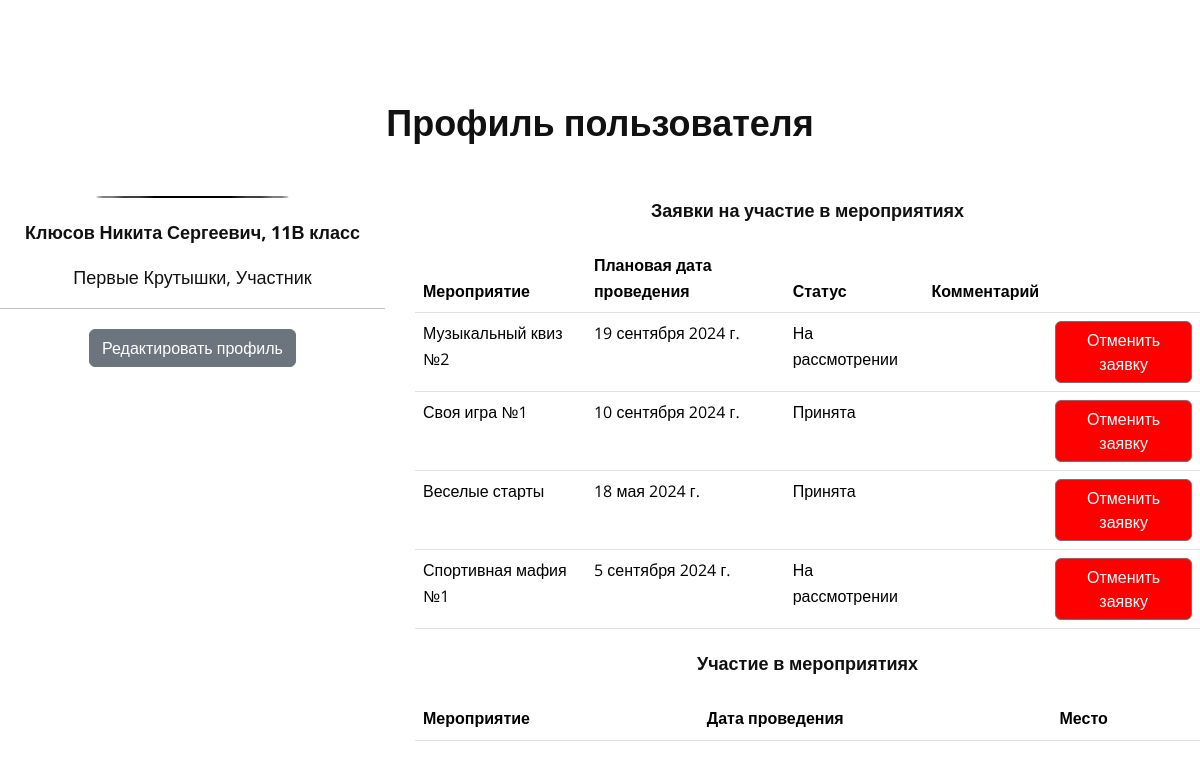
Screenshot of /profile/ (signed in) with the database file from the repository.
### Diplom/models.py (models this page shows, shortened)
class Profile(models.Model):
    user = models.OneToOneField(User, on_delete=models.CASCADE)
    image = models.ImageField(upload_to='images', null=True, blank=True)
    patronymic = models.CharField(max_length=255, verbose_name='Отчество (если есть)', blank=True, null=True)
    klass = models.CharField(max_length=4, verbose_name='Класс обучающегося', choices=klass_Choices, blank=True)

class Team_Members(models.Model):
    Team_List = models.ForeignKey('Team_List', on_delete=models.CASCADE)
    Profile = models.ForeignKey('Profile', on_delete=models.CASCADE)

class Team_List(models.Model):
    Team = models.ForeignKey('Team', on_delete=models.CASCADE)

class Team(models.Model):
    name = models.CharField(max_length=255)
    date_created = models.DateTimeField(blank=True, null=True)
    date_disbanded = models.DateTimeField(blank=True, null=True)
    capitan = models.ForeignKey(Profile, on_delete=models.SET_NULL, verbose_name="Капитан", blank=True, null=True)

class InvitationStatus(models.Model):
    Invitation = models.ForeignKey('Invitation', on_delete=models.CASCADE)
    Status = models.ForeignKey('Status', on_delete=models.CASCADE)
    Profile = models.ForeignKey('Profile', on_delete=models.CASCADE)
    Status_Date = models.DateField(blank=True, null=True, auto_now_add=True)
    Description = models.CharField(max_length=255, blank=True, null=True)

class Invitation(models.Model):
    date_submitted = models.DateField(blank=True, null=True)
    Event_Plan_Position = models.ForeignKey('Event_Plan_Position', on_delete=models.CASCADE)
    Team = models.ForeignKey('Team', on_delete=models.CASCADE, null=True, blank=True)
    Team_Members = models.ForeignKey('Team_Members', on_delete=models.CASCADE, null=True, blank=True)
    Profile = models.ForeignKey('Profile', on_delete=models.CASCADE, null=True, blank=True)

class Event_Plan_Position(models.Model):
    Event_Plan = models.ForeignKey('Event_Plan', on_delete=models.PROTECT)
    Event = models.ForeignKey('Event', on_delete=models.PROTECT)
    Date = models.DateField(null=True, blank=True)
    Date_Plan = models.DateField(null=True, blank=True)
    Date_Fact = models.DateField(null=True, blank=True)
    Description = models.TextField(null=True, blank=True)
    Eventers_Plan = models.IntegerField(null=True, blank=True)
    Eventers_Fact = models.IntegerField(null=True, blank=True)

class Event(models.Model):
    name = models.CharField(max_length=255)
    max_eventers = models.IntegerField(default=100)
    image = models.ImageField(upload_to='images', null=True, blank=True)
    description = models.TextField(null=True, blank=True)
    team = models.BooleanField('Командное мероприятие', null=True, blank=True)
    EventType = models.ForeignKey('EventType', on_delete=models.CASCADE)
    EducationLevel = models.ForeignKey('EducationLevel', on_delete=models.CASCADE)
    def __str__(self):
        return str(self.name)

class Status(models.Model):
    name = models.CharField(max_length=255, verbose_name='Статус заявки', choices=Status_Choices, blank=True, default='На рассмотрении')

### Diplom/views.py (the view)
# urls.py: path('profile/', user_profile, name='profile'),
def user_profile(request):
    profile = get_object_or_404(Profile, user=request.user.pk)
    status = InvitationStatus.objects.filter(Status__name='Посещено', Invitation__Profile__user=request.user.pk)
    event_result = Results.objects.filter(Invitation__Profile__user=request.user.pk)
    status_invitation = InvitationStatus.objects.filter(Invitation__Profile__user=request.user.pk).exclude(
        Status__name__in=['Посещено'])
    team = Team_Members.objects.get(Profile__user=request.user.pk)
    is_capitan = False
    if team.Team_List.Team.capitan == request.user.profile:
        is_capitan = True
    if is_capitan:
        capitan = 'Капитан'
    else:
        capitan = 'Участник'
    result_status = list(zip(status, event_result))
    context = {
        'user': request.user,
        'profile': profile,
        'result_status': result_status,
        'status_invitation': status_invitation,
        'team': team,
        'capitan': capitan
    }
    return render(request, 'profile.html', context)

### templates/profile.html (shortened to what this page needs)
{% extends 'base.html' %}
{% block content %}
    <h3 align="center" style="padding-bottom: 10px"><strong>Профиль пользователя</strong></h3>
    <div class="textcols">
        <div class="textcols-row">
            <div class="textcols-item">
                <p align="center"><img src="{% if profile.image %}{{ profile.image.url }}{% endif %}" width="50%"
                                       class="circle"></p>
                <p align="center" style="margin: 1rem">
                    <strong>{{ user.last_name }} {{ user.first_name }} {{ profile.patronymic }}, {{ profile.klass }}
                        класс</strong></p>
                <p align="center" style="margin: 1rem">{{ team.Team_List.Team.name }}, {{ capitan }}</p>
            <hr>
            <p align="center"> <a href="" type="button" class="btn btn-secondary">Редактировать профиль</a></p>
            </div>
            <div class="textcols-item">
                <p align="center"><strong>Заявки на участие в мероприятиях</strong></p>
                <table class="table">
                    <thead>
                    <tr>
                        <th>Мероприятие</th>
                        <th>Плановая дата проведения</th>
                        <th>Статус</th>
                        <th>Комментарий</th>
                        <th></th>
                    </tr>
                    </thead>
                    <tbody>
                    {% for status in status_invitation %}
                        <tr>
                            <td>{{ status.Invitation.Event_Plan_Position.Event }}</td>
                            <td>{{ status.Invitation.Event_Plan_Position.Date_Plan }}</td>
                            <td>{{ status.Status.name }}</td>
                            {% if status.Description %}
                                <td>{{ status.Description }}</td>
                            {% else %}
                                <td></td>
                            {% endif %}
                            {% if status.Status.name == 'Отменена' %}
                                <td></td>
                            {% else %}
                                 <td><a href="{% url 'cancel_invitation' status.pk %}" type="button" class="btn btn-secondary" style="background-color: red">Отменить заявку</a></td>
                            {% endif %}
                        </tr>
                    {% endfor %}
                    </tbody>
                </table>
                <p align="center"><strong>Участие в мероприятиях</strong></p>
                <table class="table">
                    <thead>
                    <tr>
                        <th>Мероприятие</th>
                        <th>Дата проведения</th>
                        <th>Место</th>
                    </tr>
                    </thead>
                </table>
            </div>
        </div>
    </div>
{% endblock %}

### rows the page displays
Profile: patronymic "Сергеевич", klass "11В"
Team_Members: Team_List.Team.name "Первые Крутышки"
InvitationStatus: Invitation.Event_Plan_Position.Event "Музыкальный квиз №2", Invitation.Event_Plan_Position.Date_Plan "19 сентября 2024 г.", Status.name "На рассмотрении", shows "Отменить заявку"
InvitationStatus: Invitation.Event_Plan_Position.Event "Своя игра №1", Invitation.Event_Plan_Position.Date_Plan "10 сентября 2024 г.", Status.name "Принята", shows "Отменить заявку"
InvitationStatus: Invitation.Event_Plan_Position.Event "Веселые старты", Invitation.Event_Plan_Position.Date_Plan "18 мая 2024 г.", Status.name "Принята", shows "Отменить заявку"
InvitationStatus: Invitation.Event_Plan_Position.Event "Спортивная мафия №1", Invitation.Event_Plan_Position.Date_Plan "5 сентября 2024 г.", Status.name "На рассмотрении", shows "Отменить заявку"

### other values shown
{{ user.last_name }} "Клюсов"
{{ user.first_name }} "Никита"
{{ capitan }} "Участник"
